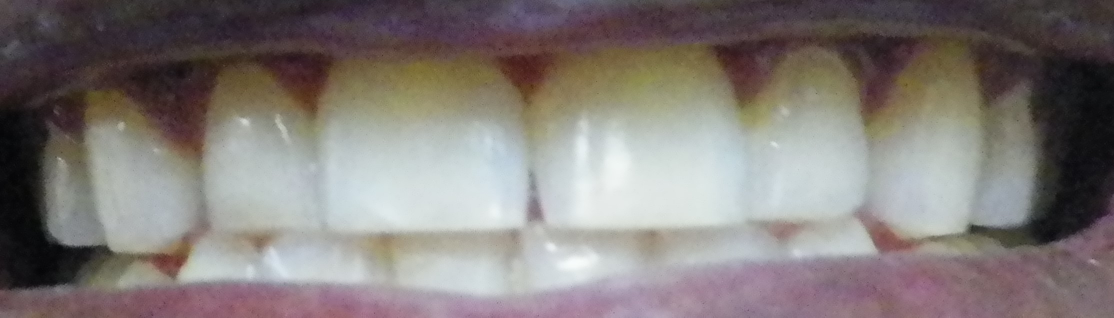
#> input picture DATASET - copia/000_0002.JPG, 2228 x 635 px (shown at 1/2 size)
$ python -i TeethDetection.py   (imports and definitions only)   (older library calls are emulated)
#> lines starting #> are read from the running program, lines starting #| are printed output that depends on the picture
#  Copyright (c) 2019. Arnold Julian Herrera Quiñones
#  All Rights Reserved
#
#  This product is protected by copyright and distributed under
#  licenses restricting copying, distribution, and decompilation.
#  It is forbidden the use partial or global of this algorithm  unless authors written permission.
#

import csv
import glob
import os
import random
from time import time

import cv2 as cv
import imageio
import matplotlib.pyplot as plt
import numpy as np
import pandas as pd
from matplotlib import colors
from progress.bar import Bar
from scipy import ndimage as ndi
from sklearn.tree import DecisionTreeClassifier
from tqdm import tqdm

PATH = os.path.abspath(os.path.join(os.path.join(os.path.join(os.getcwd(), os.pardir), os.pardir), "DATASET - copia"))
# [1 line not run here, left out]


# [269 lines left out: functions show, readAllImagesPath, resize_All_Images, readImages, imagesRGB2HSV, imagesBGR2HSV and 7 more, not called in this run]


def show_hsv_hist(image):
    plt.figure(figsize=(20, 3))
    histr = cv.calcHist([image], [0], None, [180], [0, 180])
#> histr = 180 values, max 12513 at index 174, min 0 at index 0, mean 6043.3
    plt.xlim([0, 180])
    colours = [colors.hsv_to_rgb((i / 180, 1, 0.8)) for i in range(0, 180)]
    plt.bar(range(0, 180), np.squeeze(histr), color=colours, edgecolor=colours, width=1)
    plt.title('Hue')
    plt.show()
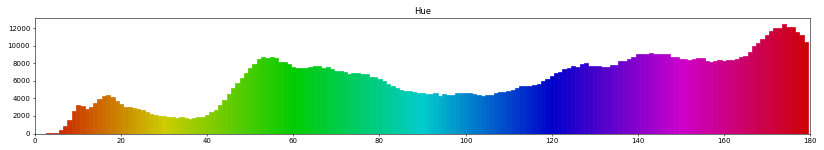
#> figure drawn by matplotlib, 1 panel; tallest bar 12513 high, from x = 173.5 to 174.5
    plt.figure(figsize=(20, 3))
    histr = cv.calcHist([image], [1], None, [256], [0, 256])
#> histr = 256 values, max 10034 at index 57, min 0 at index 0, mean 5526.5
    plt.xlim([0, 256])
    colours = [colors.hsv_to_rgb((0, i / 256, 1)) for i in range(0, 256)]
    plt.bar(range(0, 256), np.squeeze(histr), color=colours, edgecolor=colours, width=1)
    plt.title('Saturation')
    plt.show()
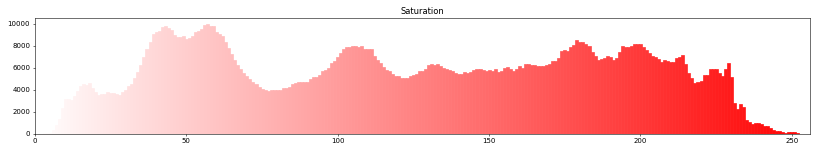
#> figure drawn by matplotlib, 1 panel; tallest bar 10034 high, from x = 56.5 to 57.5

    plt.figure(figsize=(20, 3))
    histr = cv.calcHist([image], [2], None, [256], [0, 256])
#> histr = 256 values, max 10990 at index 48, min 0 at index 0, mean 5526.5
    plt.xlim([0, 256])

    colours = [colors.hsv_to_rgb((0, 1, i / 256)) for i in range(0, 256)]
    plt.bar(range(0, 256), np.squeeze(histr), color=colours, edgecolor=colours, width=1)
    plt.title('Value')
    plt.show()
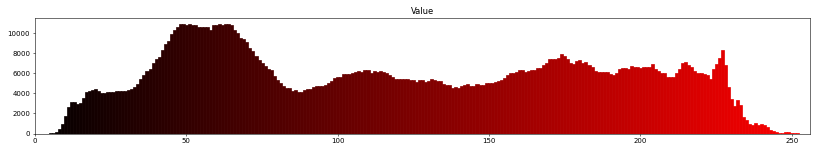
#> figure drawn by matplotlib, 1 panel; tallest bar 10990 high, from x = 47.5 to 48.5


# [71 lines left out: functions ImageSegmentation, writefeats, tooth_recognition, main, not called in this run]
    # [7 lines of commented-out code are left out]


# [7 lines not run here, left out]

>>> import cv2
>>> picture = cv2.cvtColor(cv2.imread('../../DATASET - copia/000_0002.JPG'), cv2.COLOR_BGR2RGB)
>>> result = show_hsv_hist(picture)

$ run again, on DATASET - copia/100_0053.JPG
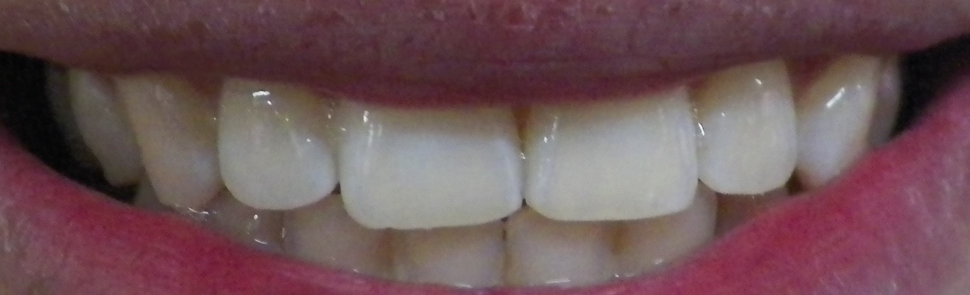
#> input picture DATASET - copia/100_0053.JPG, 1940 x 590 px (shown at 1/2 size)
#> in show_hsv_hist, `histr = cv.calcHist([image], [0], None, [180], [0, 180])`: histr = 180 values, max 15749 at index 122, min 0 at index 0, mean 6351.1
#> in show_hsv_hist, `plt.show()`:
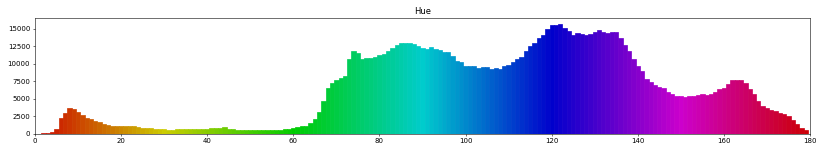
#> figure drawn by matplotlib, 1 panel; tallest bar 15749 high, from x = 121.5 to 122.5
#> in show_hsv_hist, `histr = cv.calcHist([image], [1], None, [256], [0, 256])`: histr = 256 values, max 16158 at index 46, min 0 at index 0, mean 4471.1
#> in show_hsv_hist, `histr = cv.calcHist([image], [2], None, [256], [0, 256])`: histr = 256 values, max 17091 at index 75, min 0 at index 248, mean 4471.1
#> in show_hsv_hist, `plt.show()`:
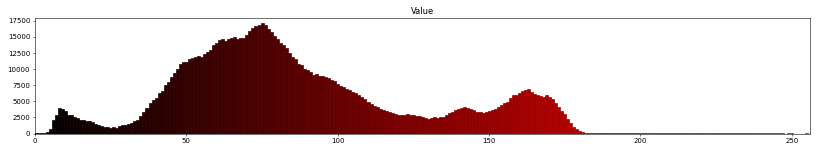
#> figure drawn by matplotlib, 1 panel; tallest bar 17091 high, from x = 74.5 to 75.5

$ run again, on DATASET - copia/100_0054.JPG
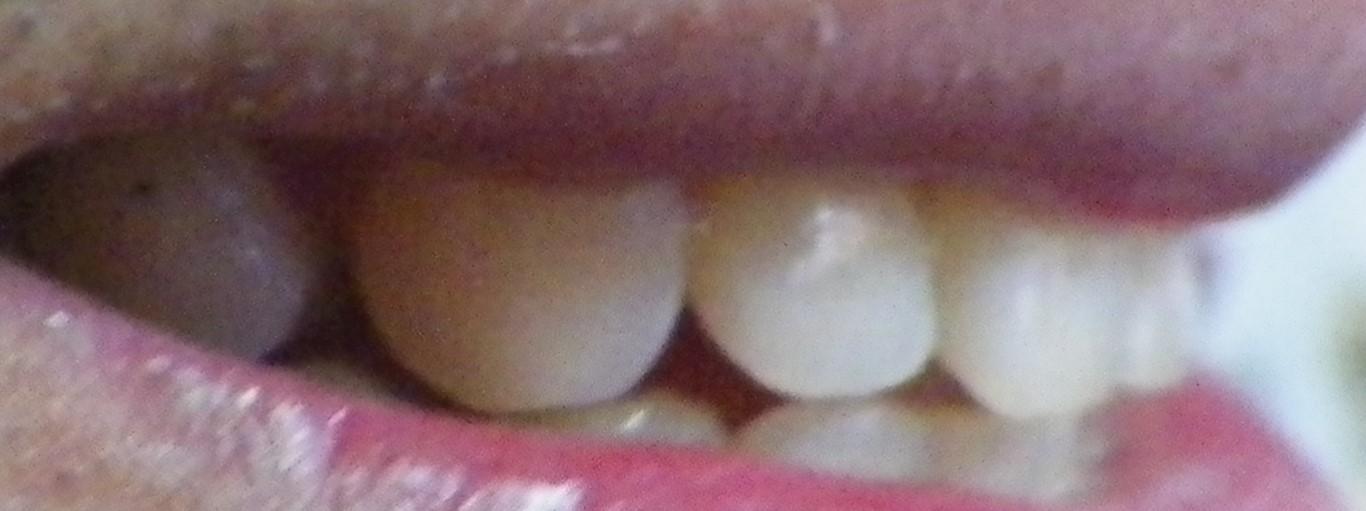
#> input picture DATASET - copia/100_0054.JPG, 1366 x 511 px
#> in show_hsv_hist, `histr = cv.calcHist([image], [0], None, [180], [0, 180])`: histr = 180 values, max 6865 at index 171, min 0 at index 0, mean 3242.2
#> in show_hsv_hist, `histr = cv.calcHist([image], [1], None, [256], [0, 256])`: histr = 256 values, max 5540 at index 106, min 0 at index 0, mean 2726.7
#> in show_hsv_hist, `plt.show()`:
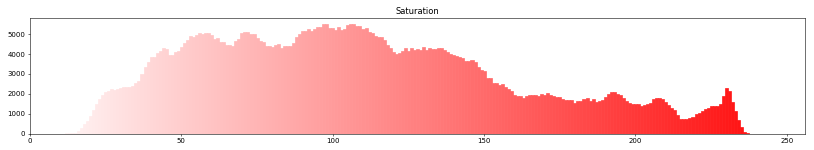
#> figure drawn by matplotlib, 1 panel; tallest bar 5540 high, from x = 105.5 to 106.5
#> in show_hsv_hist, `histr = cv.calcHist([image], [2], None, [256], [0, 256])`: histr = 256 values, max 5410 at index 129, min 0 at index 0, mean 2726.7
#> in show_hsv_hist, `plt.show()`:
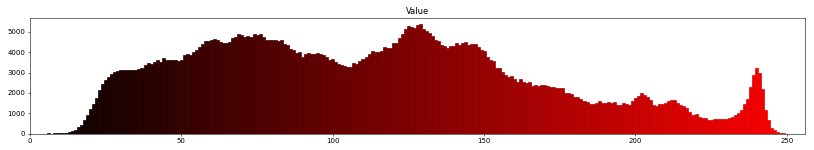
#> figure drawn by matplotlib, 1 panel; tallest bar 5410 high, from x = 128.5 to 129.5

$ run again, on DATASET - copia/100_0056.JPG
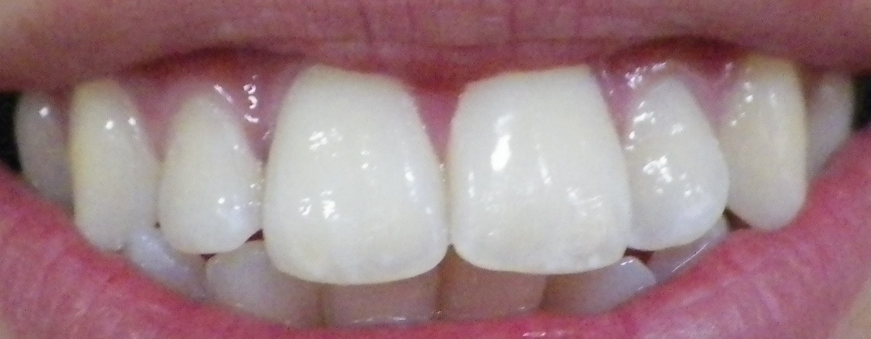
#> input picture DATASET - copia/100_0056.JPG, 1742 x 677 px (shown at 1/2 size)
#> in show_hsv_hist, `histr = cv.calcHist([image], [0], None, [180], [0, 180])`: histr = 180 values, max 15727 at index 135, min 0 at index 0, mean 4517
#> in show_hsv_hist, `histr = cv.calcHist([image], [1], None, [256], [0, 256])`: histr = 256 values, max 13579 at index 79, min 0 at index 0, mean 4606.8
#> in show_hsv_hist, `plt.show()`:
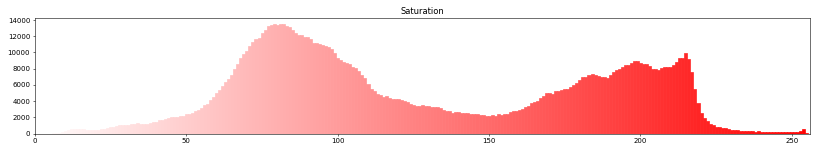
#> figure drawn by matplotlib, 1 panel; tallest bar 13579 high, from x = 78.5 to 79.5
#> in show_hsv_hist, `histr = cv.calcHist([image], [2], None, [256], [0, 256])`: histr = 256 values, max 12811 at index 93, min 0 at index 0, mean 4606.8
#> in show_hsv_hist, `plt.show()`:
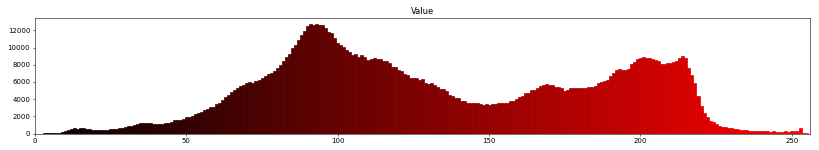
#> figure drawn by matplotlib, 1 panel; tallest bar 12811 high, from x = 92.5 to 93.5
